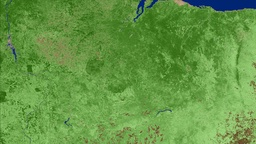
#> input picture OIS(BandSelection)/dataset.jpg, 256 x 144 px, shrunk from 1280 x 720 before the run
$ jupyter execute endterm.ipynb   (shell and % lines are left out)
#> lines starting #> are read from the running program, lines starting #| are printed output that depends on the picture; long printed decimals are rounded
[cell 1]
import numpy as np
import cv2
from skimage import io
import matplotlib.pyplot as plt
import math
from skimage.util import img_as_float
# here we have imported all the required libraries
# Band Selection for Hyperspectral Image Classification Using Mutual Information

[cell 2]
# then applying the Fourier algorithm, the code that you threw off, we got an image where the Magnitude Spectrum are visible
# it is this transformation of our dataset that will help us achieve the desired
input_img = cv2.imread('dataset.jpg',0)# open and read our dataset i.e. hyperspectral image
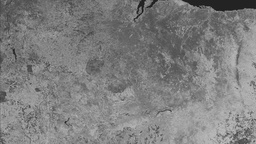
#> input_img: shape (144, 256); min 23, max 192, mean 126.7
img_float32 = np.float32(input_img)
print('Shape of original image:',img_float32.shape)
#| Shape of original image: (144, 256)
dft = cv2.dft(img_float32, flags = cv2.DFT_COMPLEX_OUTPUT)
dft_shift = np.fft.fftshift(dft)

ms_img = 20*np.log(cv2.magnitude(dft_shift[:,:,0],dft_shift[:,:,1]))# a spectral image is created
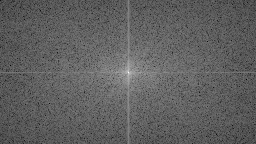
#> ms_img: shape (144, 256) float32; min 49.7, max 307.1, mean 146.7; drawn with min black and max white

plt.subplot(121),plt.imshow(input_img)
plt.savefig('dataset0.png')
plt.title('Input Image'), plt.xticks([]), plt.yticks([])
plt.subplot(122),plt.imshow(ms_img)
plt.title('Magnitude Spectrum'), plt.xticks([]), plt.yticks([])
plt.show()
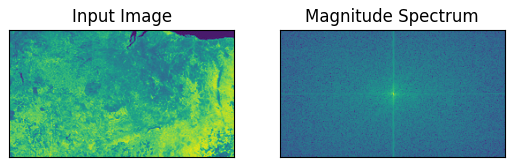
#> figure drawn by matplotlib, 2 panels

[cell 3]
plt.imshow(ms_img)
plt.savefig('dataset1.png')
plt.title('Magnitude Spectrum'), plt.xticks([]), plt.yticks([])
plt.show()# our 'Magnitude Spectrum' image before

[cell 4]
ex_img=ms_img
image = img_as_float(ex_img)# here we are, thanks to the function that converts it to a float value, we got a float for each pixel
w = image.shape[0]
#> w = 144

h = image.shape[1]
#> h = 256
maxx=-100000000.1 # a value that will help us find the maximum float value of the pixels of our dataset
for i in range(w):
    for j in range(h):
        if image[i][j]>maxx:# if the value of our image [i] [j] is greater than the maximum, we take it as a new maximum
                             # we are referring not to the dataset itself, but to its projection into the spectral
            maxx=image[i][j]
            print(i,j,maxx)
#> after the loop, maxx = 307.1
print("---------------------------")

for i in range(w):
    for j in range(h):
        if image[i][j]>=250:
            print(i,j,ms_img[i][j])# observing the highs, you took the value of the high spectrum as 250 for yourself and we want to see where we have the high spectra
#> this loop made 144 passes
#| 71 128 253.566
#| 72 128 307.143
#| 73 128 253.566

[cell 5]
def drawPixels(image, location):
    x,y = location
    w,h=image.shape[0],image.shape[1]
    for row in range(20):
        for col in range(20):
            if(row+x)>=w:
                c=x
            else:
                c=row+x
            if(col+y)>=h:
                d=y
            else:
                d=col+y
            image[c][d] = [255, 0, 0]

    return image

def drawPixel(image, x, y):

    image[x][y] = [255, 0, 0]
    return image

imageArray = np.array(plt.imread('dataset.jpg'), dtype=np.uint8)


for i in range(w):
    for j in range(h):
        if image[i][j]>=250:
            drawPixel(imageArray,i,j)
#> imageArray: shape (144, 256, 3); mean R, G, B 100.6, 151.2, 69.5

plt.imshow(imageArray)

[cell 6]
img=io.imread('dataset.jpg')  # we want to calculate the entropy so we read our dataset(our image)
w = img.shape[0]
h = img.shape[1]
res = np.zeros((8,8,8))
def color2ind(pixel):
    rind = math.floor(pixel[0]/32)
    gind = math.floor(pixel[1]/32)
    bind = math.floor(pixel[2]/32)
    return (rind,gind,bind)

pairEntropy={} # we created a pair to store the shades and its indices
for i in range(w):
    for j in range(h):
        if image[i][j]<250:
            rind,gind,bind = color2ind(img[i,j])
            res[rind,gind,bind] += 1# работа счетчика
            pairEntropy[str(rind)+" "+str(gind)+" "+str(bind)]=str(i)+"-"+str(j)# here we are already storing the shades as a key and its indices as a value
#> this loop made 144 passes

fres = res / res.sum()
fres_ = fres #fres_ is a copy of fres itself, which you will refer to in the future, since we will use such functions further
             # like .flatten () .nonzero () [0] we need to store it as a tuple
fres=fres.flatten()
indexs = fres.nonzero()[0] # returns array as tuple
entropy = 0
prob_list = fres.tolist()
entropies=[] # array for storing the entropy value thanks to which we can find high values
for i in indexs:
    entropy -= prob_list[i] * math.log2(prob_list[i])
    entropies.append(-1*prob_list[i] * math.log2(prob_list[i]))# add each entropy to our sheet
#> this loop made 63 passes
#> i on passes 4 to 15: 8, 9, 10, 11, 17, 18, 72, 73, 74, 80, 81, 82
print("Entropy =", entropy)
#| Entropy = 3.166

[cell 7]
entropies.sort()# by sorting the list of entropy, we saw the values
minValueE=9.489937660769138e-05# and for ourselves we took this number as the minimum among the high, that is, we should choose only those
#which have high values
j=0
for i in entropies:# going throught the list, we saw what values we have that satisfy our conditions
    if i>minValueE:
        print(i)
        j+=1
#> this loop made 63 passes
#> i on passes 1 to 12: 0.000412, 0.000412, 0.000412, 0.000412, 0.000412, 0.000412, 0.000412, 0.000769, 0.000769, 0.000769, 0.000769, 0.000769
#| 0.0004115
#| 0.0004115
#| 0.0004115
#| 0.0004115
#| 0.0004115
#| 0.0004115
#| 0.0004115
#| 0.0007688
#> (further printed lines are left out)
print(j)
#| 63

[cell 8]
for i in pairEntropy.keys():# and here we already want to run through the dict and display the indices with a high level of entropy (high by our standards)
      # we described how our dict works above
    a,b,c=i.split(" ")# since, as the values, we took information about the shades, thanks to this we display the value of the key (that is, the pixel indices)
    if fres_[int(a),int(b),int(c)]>minValueE:
        print(pairEntropy[i])# here we see pixel indices with high entropy thanks to it it is not difficult to select a range
#> this loop made 63 passes
#> i on passes 1 to 12: '1 3 0', '2 4 1', '2 3 1', '1 3 2', '1 2 1', '1 3 1', '2 3 0', '3 4 2', '3 4 1', '2 3 2', '2 3 3', '0 1 2'
#| 143-3
#| 143-80
#| 143-130
#| 123-65
#| 121-66
#| 127-27
#| 140-161
#| 143-249
#> (further printed lines are left out)
         # but for a more accurate calculation, you need to take into account mutual information

[cell 9]
imageArrayE = np.array(plt.imread('dataset.jpg'), dtype=np.uint8)


for i in pairEntropy.keys():
    a,b,c=i.split(" ")
    if fres_[int(a),int(b),int(c)]>minValueE:
        indices=pairEntropy[i]
        x,y=indices.split("-")
        drawPixels(imageArrayE,(int(x),int(y)))
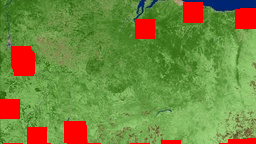
#> imageArrayE: shape (144, 256, 3); mean R, G, B 115.6, 137.3, 63.1

plt.imshow(imageArrayE)

[cell 10]
pairJE={}# according to the same logic as above, we used dict, we take shades as a value and which pixels give such a shade, that is, their indices

res_je = np.zeros((8,8,8,8,8,8))
for i in range(w):
    for j in range(h):
        if image[i][j]<250:
            rind,gind,bind = color2ind(img[i,j])
            for di,dj in ((-1,-1),(-1,0),(-1,1),(0,-1),(0,1),(1,-1),(1,0),(1,1)):
                ii=i+di
                jj=j+dj
                if ii < 0 or ii >= w or jj < 0 or jj >= h:
                    continue
                if image[ii][jj]<250:
                    rind1,gind1,bind1 = color2ind(img[ii,jj])
                    res_je[rind,gind,bind,rind1,gind1,bind1] += 1
                    pairJE[str(rind)+" "+str(gind)+" "+str(bind)+" "+str(rind1)+" "+str(gind1)+" "+str(bind1)]=str(i)+"-"+str(j)+"-"+str(ii)+"-"+str(jj)
                # here we assign our value to the key
jEntrpopies=[]
fres_je = res_je / res_je.sum()
fres_je_ = fres_je
fres_je = fres_je.flatten()
indexs_je = fres_je.nonzero()[0]
j_entropy = 0
prob_list = fres_je.tolist()
for i in indexs_je:
    j_entropy -= prob_list[i] * math.log2(prob_list[i])
    jEntrpopies.append(-1*prob_list[i] * math.log2(prob_list[i]))
#> this loop made 1077 passes
#> i on passes 1 to 3: 514, 595, 650
print("Joint entropy = ", j_entropy)
#| Joint entropy =  5.367

[cell 11]
pairJE # checking our dict

[cell 12]
jEntrpopies.sort()
minvalueJE=0.00030985129824991173 # as a high value chosen by yourself
for i in jEntrpopies:
    if i>minvalueJE:
        print(i)
#> this loop made 1077 passes
#| 0.0003195
#| 0.0003195
#| 0.0003195
#| 0.0003195
#| 0.0003195
#| 0.0003195
#| 0.0003195
#| 0.0003195
#> (further printed lines are left out)

[cell 13]
imageArrayJE = np.array(plt.imread('dataset.jpg'), dtype=np.uint8)
for i in pairJE.keys():
    a,b,c,d,e,f=i.split(" ")
    if fres_je_[int(a),int(b),int(c),int(d),int(e),int(f)]>minvalueJE:# display indices by shades
#         print(pairJE[i])
        indices=pairJE[i]
        x,y,z,k=indices.split("-")
        drawPixels(imageArrayJE,(int(x),int(y)))
        drawPixels(imageArrayJE,(int(z),int(k)))
#> this loop made 1077 passes
#> i on passes 1 to 3: '1 3 0 2 4 1', '1 3 0 1 3 0', '2 4 1 1 3 0'
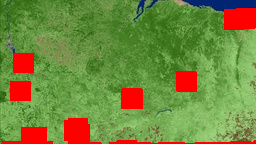
#> imageArrayJE: shape (144, 256, 3); mean R, G, B 116.9, 134.7, 61.8

plt.imshow(imageArrayJE)

[cell 14]
mi = 0
miList=[]# also a sheet for storing the value of mutual information
pairMI={}# the same logic for storing key and value
for rind in range(8):
    for gind in range(8):
        for bind in range(8):# triple mileage from 0 to 8 because we divided our shades by 32 because otherwise
                             # storing such data would require very huge resources(memory)
            px = fres_[rind,gind,bind]# entropy for shades of the first pixel
            if px != 0:
                for rind1 in range(8):
                    for gind1 in range(8):
                        for bind1 in range(8):
                            pxy = fres_je_[rind,gind,bind,rind1,gind1,bind1]# joint entropy for these shades
                            py=fres_[rind1,gind1,bind1]# entropy for shades of the second pixel
                            if pxy != 0:# checking if there is a pair of such shades, so we automatically
                                 # check if there are such shades at all, that is, entropy
                                mi+=pxy*math.log2(pxy / (px*py))
                                miList.append(pxy*math.log2(pxy / (px*py)))
                                pairMI[pairJE[str(rind)+" "+str(gind)+" "+str(bind)+" "+str(rind1)+" "+str(gind1)+" "+str(bind1)]]=pxy*math.log2(pxy / (px*py))
                                # assigning a value to a key
print("Mutual information =",mi)

[cell 15]
miList.sort()
minValueMI=0.00039749940972366244# we chose a high value
for i in miList:
    if i>minValueMI:
        print(i)# output mutual information that satisfies our conditions
#> this loop made 1077 passes
#> i on passes 1 to 3: -0.0317, -0.0317, -0.00811

[cell 16]
for i in pairMI.keys():
    if pairMI[i]>minValueMI:
        print(i)# output the indices of pairs of pixels with a high value
#> this loop made 1077 passes
#> i on passes 1 to 3: '0-183-0-184', '0-183-1-184', '0-183-0-182'

[cell 17]
imageArrayMI = np.array(plt.imread('dataset.jpg'), dtype=np.uint8)
for i in pairMI.keys():
    if pairMI[i]>minValueMI:
        indices=i
        x,y,z,k=indices.split("-")
        drawPixels(imageArrayMI,(int(x),int(y)))
        drawPixels(imageArrayMI,(int(z),int(k)))
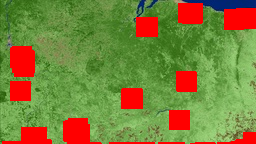
#> imageArrayMI: shape (144, 256, 3); mean R, G, B 124.7, 127.6, 58.6

plt.imshow(imageArrayMI)
